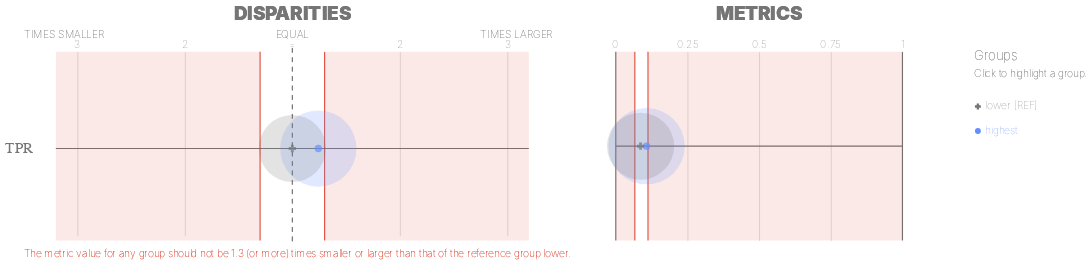

The cell this chart's notebook holds for it:
### Markdown cell above
#### For the score, with post-hoc disparity mitigation

### Code cell
g = Group()
b = Bias()

xtab_mitigated, _ = g.get_crosstabs(mitigated_df[['score', 'label_value', protected_attribute_col]].copy())
bdf_mitigated = b.get_disparity_predefined_groups(xtab_mitigated, original_df=mitigated_df, ref_groups_dict=protected_attribute_ref_group)

ap.disparities_metrics(bdf_mitigated, metrics, protected_attribute_col, fairness_threshold=disparity_threshold)

### Figure 1 — Vega-Lite specification as saved in the notebook (floating-point values rounded to 4 significant figures)
{"config": {"view": {"continuousWidth": 400, "continuousHeight": 300, "strokeWidth": 0}, "axisLeft": {"labelColor": "rgb(117,117,117)", "labelFont": "Arial", "labelFontSize": 16}}, "hconcat": [{"layer": [{"data": {"name": "data-b3bcfd1decd67fb31f95ea5e1bcd9e64"}, "mark": {"type": "rule", "stroke": "rgb(117,117,117)", "strokeWidth": 1.25, "tooltip": ""}, "encoding": {"x": {"type": "quantitative", "field": "x", "scale": {"domain": [-2, 2], "range": [57.0, 513.0]}}, "x2": {"field": "x2"}, "y": {"type": "nominal", "axis": {"domain": false, "labelAngle": 0, "labelPadding": -10, "orient": "left", "ticks": false, "title": ""}, "field": "metric", "scale": {"domain": ["TPR"], "range": [30, 225.0]}}}}, {"data": {"name": "data-79dd248bdaa0ea02c535240e8ad022c8"}, "mark": {"type": "rule", "stroke": "rgb(117,117,117)", "strokeDash": [5, 5], "strokeWidth": 1}, "encoding": {"tooltip": {"value": "lower [REF]"}, "x": {"value": 285.0}, "y": {"value": 20.83}, "y2": {"value": 229.2}}}, {"data": {"name": "data-bf3bbf11504879c3d6556966f4853596"}, "mark": {"type": "text", "align": "center", "color": "rgb(117,117,117)", "font": "Arial", "fontSize": 11, "fontWeight": 100, "tooltip": ""}, "encoding": {"text": {"type": "nominal", "field": "label"}, "x": {"type": "quantitative", "field": "value", "scale": {"domain": [-2, 2], "range": [57.0, 513.0]}}, "y": {"value": 17.5}}}, {"layer": [{"mark": {"type": "text", "align": "right", "fill": "rgb(117,117,117)", "font": "Arial", "fontSize": 11, "fontWeight": 100, "tooltip": ""}, "encoding": {"text": {"value": "TIMES SMALLER"}, "x": {"value": 85.5}, "y": {"value": 7.5}}}, {"mark": {"type": "text", "align": "left", "fill": "rgb(117,117,117)", "font": "Arial", "fontSize": 11, "fontWeight": 100, "tooltip": ""}, "encoding": {"text": {"value": "TIMES LARGER"}, "x": {"value": 484.5}, "y": {"value": 7.5}}}, {"mark": {"type": "text", "align": "center", "fill": "rgb(117,117,117)", "font": "Arial", "fontSize": 11, "fontWeight": 100, "tooltip": ""}, "encoding": {"text": {"value": "EQUAL"}, "x": {"value": 285.0}, "y": {"value": 7.5}}}], "data": {"name": "data-79dd248bdaa0ea02c535240e8ad022c8"}}, {"layer": [{"mark": {"type": "rule", "opacity": 0.8, "stroke": "rgb(217, 46, 28)", "strokeWidth": 1.25, "tooltip": ""}, "encoding": {"x": {"type": "quantitative", "field": "min", "scale": {"domain": [-2, 2], "range": [57.0, 513.0]}}, "y": {"value": 25.0}, "y2": {"value": 225.0}}}, {"mark": {"type": "rule", "opacity": 0.8, "stroke": "rgb(217, 46, 28)", "strokeWidth": 1.25, "tooltip": ""}, "encoding": {"x": {"type": "quantitative", "field": "max", "scale": {"domain": [-2, 2], "range": [57.0, 513.0]}}, "y": {"value": 25.0}, "y2": {"value": 225.0}}}, {"layer": [{"mark": {"type": "rect", "fill": "rgb(217, 46, 28)", "opacity": 0.1, "tooltip": ""}, "encoding": {"x": {"type": "quantitative", "field": "min", "scale": {"domain": [-2, 2], "range": [57.0, 513.0]}}, "x2": {"field": "lower_end"}, "y": {"value": 25.0}, "y2": {"value": 225.0}}}, {"mark": {"type": "rect", "fill": "rgb(217, 46, 28)", "opacity": 0.1, "tooltip": ""}, "encoding": {"x": {"type": "quantitative", "field": "max", "scale": {"domain": [-2, 2], "range": [57.0, 513.0]}}, "x2": {"field": "upper_end"}, "y": {"value": 25.0}, "y2": {"value": 225.0}}}]}, {"data": {"name": "data-79dd248bdaa0ea02c535240e8ad022c8"}, "mark": {"type": "text", "align": "left", "baseline": "top", "fill": "rgb(217, 46, 28)", "font": "Arial", "fontSize": 11, "fontWeight": 100, "tooltip": ""}, "encoding": {"text": {"value": "The metric value for any group should not be 1.3 (or more) times smaller or larger than that of the reference group lower."}, "x": {"value": 0}, "y": {"value": 233.3}}}], "data": {"name": "data-b643063563633c31a45d634da5f365b2"}}, {"layer": [{"mark": "circle"}, {"data": {"name": "data-0723708aeaa24a9875addd912b017670"}, "mark": {"type": "circle", "opacity": 0.2}, "encoding": {"color": {"condition": {"type": "nominal", "field": "attribute_value", "legend": null, "scale": {"domain": ["lower", "highest"], "range": ["rgb(117,117,117)", "rgb(100, 143, 255)", "rgb(254, 97, 0)", "rgb(220, 38, 127)", "rgb(255, 176, 0)", "rgb(120, 94, 240)"]}, "selection": "selector029"}, "value": "rgb(224,224,224)"}, "size": {"type": "quantitative", "field": "group_size", "legend": null, "scale": {"domain": [0, 11970.0], "range": [0, 7854.0]}}, "tooltip": [{"type": "nominal", "field": "attribute_value", "title": "Group"}, {"type": "nominal", "field": "tooltip_group_size", "title": "Group Size"}, {"type": "nominal", "field": "tooltip_disparity_explanation_tpr", "title": "Disparity"}, {"type": "quantitative", "field": "tpr", "format": ".2f", "title": "TPR"}], "x": {"type": "quantitative", "axis": {"domain": false, "labels": false, "ticks": false, "title": null, "values": [-2, -1, 1, 2]}, "field": "tpr_disparity_scaled", "scale": {"domain": [-2, 2], "range": [57.0, 513.0]}}, "y": {"type": "nominal", "axis": {"domain": false, "grid": false, "labels": false, "ticks": false, "title": " "}, "field": "metric_variable", "scale": {"domain": ["TPR"], "range": [30, 225.0]}}}, "selection": {"selector031": {"type": "multi", "empty": "all", "fields": ["attribute_value"]}}, "transform": [{"calculate": "'TPR'", "as": "metric_variable"}]}, {"layer": [{"mark": "point"}, {"data": {"name": "data-0723708aeaa24a9875addd912b017670"}, "mark": {"type": "point", "filled": true, "size": 60}, "encoding": {"color": {"condition": {"type": "nominal", "field": "attribute_value", "legend": null, "scale": {"domain": ["lower", "highest"], "range": ["rgb(117,117,117)", "rgb(100, 143, 255)", "rgb(254, 97, 0)", "rgb(220, 38, 127)", "rgb(255, 176, 0)", "rgb(120, 94, 240)"]}, "selection": "selector029"}, "value": "rgb(224,224,224)"}, "shape": {"type": "nominal", "field": "attribute_value", "legend": null, "scale": {"domain": ["lower", "highest"], "range": ["cross", "circle"]}}, "tooltip": [{"type": "nominal", "field": "attribute_value", "title": "Group"}, {"type": "nominal", "field": "tooltip_group_size", "title": "Group Size"}, {"type": "nominal", "field": "tooltip_disparity_explanation_tpr", "title": "Disparity"}, {"type": "quantitative", "field": "tpr", "format": ".2f", "title": "TPR"}], "x": {"type": "quantitative", "axis": {"domain": false, "labels": false, "ticks": false, "title": null, "values": [-2, -1, 1, 2]}, "field": "tpr_disparity_scaled", "scale": {"domain": [-2, 2], "range": [57.0, 513.0]}}, "y": {"type": "nominal", "axis": {"domain": false, "grid": false, "labels": false, "ticks": false, "title": " "}, "field": "metric_variable", "scale": {"domain": ["TPR"], "range": [30, 225.0]}}}, "selection": {"selector030": {"type": "multi", "empty": "all", "fields": ["attribute_value"]}}, "transform": [{"calculate": "'TPR'", "as": "metric_variable"}]}]}]}, {"data": {"name": "data-79dd248bdaa0ea02c535240e8ad022c8"}, "mark": {"type": "text", "align": "center", "fill": "rgb(117,117,117)", "font": "Arial", "fontSize": 20, "fontWeight": 900, "tooltip": ""}, "encoding": {"text": {"value": "DISPARITIES"}, "x": {"value": 285.0}, "y": {"value": -15}}}], "height": 250, "resolve": {"scale": {"size": "independent", "y": "independent"}}, "width": 570.0}, {"layer": [{"data": {"name": "data-2877b248c93196b56da8c0b23bb53c1d"}, "mark": {"type": "rule", "stroke": "rgb(117,117,117)", "strokeWidth": 1.25, "tooltip": ""}, "encoding": {"x": {"type": "quantitative", "field": "start", "scale": {"domain": [0, 1], "range": [38.0, 342.0]}}, "x2": {"field": "end"}, "y": {"type": "nominal", "axis": {"domain": false, "grid": false, "labels": false, "ticks": false, "title": " "}, "field": "y_position", "scale": {"domain": ["TPR"], "range": [25.0, 225.0]}}}}, {"data": {"name": "data-6cfe259518f6c7b358d8f836a73e6b7f"}, "mark": {"type": "rule", "stroke": "rgb(117,117,117)", "strokeWidth": 1.25, "tooltip": ""}, "encoding": {"x": {"type": "quantitative", "field": "x_position", "scale": {"domain": [0, 1], "range": [38.0, 342.0]}}, "y": {"value": 25.0}, "y2": {"value": 225.0}}}, {"data": {"name": "data-60ed1133fa688d151d36705a369482e0"}, "mark": {"type": "text", "align": "center", "color": "rgb(117,117,117)", "font": "Arial", "fontSize": 11, "fontWeight": 100, "tooltip": ""}, "encoding": {"text": {"type": "nominal", "field": "value"}, "x": {"type": "quantitative", "field": "value", "scale": {"domain": [0, 1], "range": [38.0, 342.0]}}, "y": {"value": 17.5}}}, {"layer": [{"mark": {"type": "rect", "opacity": 0.8, "stroke": "rgb(217, 46, 28)", "strokeWidth": 1.25, "tooltip": ""}, "encoding": {"x": {"type": "quantitative", "field": "lower_threshold_value", "scale": {"domain": [0, 1], "range": [38.0, 342.0]}}, "x2": {"field": "lower_threshold_value"}, "y": {"type": "nominal", "axis": {"domain": false, "grid": false, "labels": false, "ticks": false, "title": " "}, "field": "metric", "scale": {"domain": ["TPR"], "range": [25.0, 225.0]}}}}, {"mark": {"type": "rect", "opacity": 0.8, "stroke": "rgb(217, 46, 28)", "strokeWidth": 1.25, "tooltip": ""}, "encoding": {"x": {"type": "quantitative", "field": "upper_threshold_value", "scale": {"domain": [0, 1], "range": [38.0, 342.0]}}, "x2": {"field": "upper_threshold_value"}, "y": {"type": "nominal", "axis": {"domain": false, "grid": false, "labels": false, "ticks": false, "title": " "}, "field": "metric", "scale": {"domain": ["TPR"], "range": [25.0, 225.0]}}}}, {"layer": [{"mark": {"type": "rect", "fill": "rgb(217, 46, 28)", "opacity": 0.1, "tooltip": ""}, "encoding": {"x": {"type": "quantitative", "field": "lower_threshold_value", "scale": {"domain": [0, 1], "range": [38.0, 342.0]}}, "x2": {"field": "lower_end"}, "y": {"type": "nominal", "axis": {"domain": false, "grid": false, "labels": false, "ticks": false, "title": " "}, "field": "metric", "scale": {"domain": ["TPR"], "range": [25.0, 225.0]}}}}, {"mark": {"type": "rect", "fill": "rgb(217, 46, 28)", "opacity": 0.1, "tooltip": ""}, "encoding": {"x": {"type": "quantitative", "field": "upper_threshold_value", "scale": {"domain": [0, 1], "range": [38.0, 342.0]}}, "x2": {"field": "upper_end"}, "y": {"type": "nominal", "axis": {"domain": false, "grid": false, "labels": false, "ticks": false, "title": " "}, "field": "metric", "scale": {"domain": ["TPR"], "range": [25.0, 225.0]}}}}]}], "data": {"name": "data-e36b44e9e00b9a86d0470cd06f96e234"}}, {"layer": [{"mark": "circle"}, {"data": {"name": "data-0723708aeaa24a9875addd912b017670"}, "mark": {"type": "circle", "opacity": 0.2}, "encoding": {"color": {"condition": {"type": "nominal", "field": "attribute_value", "legend": null, "scale": {"domain": ["lower", "highest"], "range": ["rgb(117,117,117)", "rgb(100, 143, 255)", "rgb(254, 97, 0)", "rgb(220, 38, 127)", "rgb(255, 176, 0)", "rgb(120, 94, 240)"]}, "selection": "selector029"}, "value": "rgb(224,224,224)"}, "size": {"type": "quantitative", "field": "group_size", "legend": null, "scale": {"domain": [0, 11970.0], "range": [0, 7854.0]}}, "tooltip": [{"type": "nominal", "field": "attribute_value", "title": "Group"}, {"type": "nominal", "field": "tooltip_group_size", "title": "Group Size"}, {"type": "nominal", "field": "tooltip_disparity_explanation_tpr", "title": "Disparity"}, {"type": "quantitative", "field": "tpr", "format": ".2f", "title": "TPR"}], "x": {"type": "quantitative", "axis": {"domain": false, "labels": false, "ticks": false, "title": null, "values": [0.25, 0.5, 0.75]}, "field": "tpr", "scale": {"domain": [0, 1], "range": [38.0, 342.0]}}, "y": {"type": "nominal", "axis": {"domain": false, "grid": false, "labels": false, "ticks": false, "title": " "}, "field": "metric_variable", "scale": {"domain": ["TPR"], "range": [25.0, 225.0]}}}, "selection": {"selector033": {"type": "multi", "empty": "all", "fields": ["attribute_value"]}}, "transform": [{"calculate": "'TPR'", "as": "metric_variable"}]}, {"layer": [{"mark": "point"}, {"data": {"name": "data-0723708aeaa24a9875addd912b017670"}, "mark": {"type": "point", "filled": true, "size": 60}, "encoding": {"color": {"condition": {"type": "nominal", "field": "attribute_value", "legend": null, "scale": {"domain": ["lower", "highest"], "range": ["rgb(117,117,117)", "rgb(100, 143, 255)", "rgb(254, 97, 0)", "rgb(220, 38, 127)", "rgb(255, 176, 0)", "rgb(120, 94, 240)"]}, "selection": "selector029"}, "value": "rgb(224,224,224)"}, "shape": {"type": "nominal", "field": "attribute_value", "legend": null, "scale": {"domain": ["lower", "highest"], "range": ["cross", "circle"]}}, "tooltip": [{"type": "nominal", "field": "attribute_value", "title": "Group"}, {"type": "nominal", "field": "tooltip_group_size", "title": "Group Size"}, {"type": "nominal", "field": "tooltip_disparity_explanation_tpr", "title": "Disparity"}, {"type": "quantitative", "field": "tpr", "format": ".2f", "title": "TPR"}], "x": {"type": "quantitative", "axis": {"domain": false, "labels": false, "ticks": false, "title": null, "values": [0.25, 0.5, 0.75]}, "field": "tpr", "scale": {"domain": [0, 1], "range": [38.0, 342.0]}}, "y": {"type": "nominal", "axis": {"domain": false, "grid": false, "labels": false, "ticks": false, "title": " "}, "field": "metric_variable", "scale": {"domain": ["TPR"], "range": [25.0, 225.0]}}}, "selection": {"selector032": {"type": "multi", "empty": "all", "fields": ["attribute_value"]}}, "transform": [{"calculate": "'TPR'", "as": "metric_variable"}]}]}]}, {"data": {"name": "data-79dd248bdaa0ea02c535240e8ad022c8"}, "mark": {"type": "text", "align": "center", "fill": "rgb(117,117,117)", "font": "Arial", "fontSize": 20, "fontWeight": 900, "tooltip": ""}, "encoding": {"text": {"value": "METRICS"}, "x": {"value": 190.0}, "y": {"value": -15}}}, {"layer": [{"mark": {"type": "point", "filled": true, "opacity": 1, "size": 39.48}, "encoding": {"color": {"condition": {"type": "nominal", "field": "attribute_value", "legend": null, "scale": {"domain": ["lower", "highest"], "range": ["rgb(117,117,117)", "rgb(100, 143, 255)", "rgb(254, 97, 0)", "rgb(220, 38, 127)", "rgb(255, 176, 0)", "rgb(120, 94, 240)"]}, "selection": "selector029"}, "value": "rgb(224,224,224)"}, "shape": {"type": "nominal", "field": "attribute_value", "legend": null, "scale": {"domain": ["lower", "highest"], "range": ["cross", "circle"]}}, "x": {"value": 422.0}, "y": {"type": "nominal", "axis": {"domain": false, "grid": false, "labels": false, "ticks": false, "title": " "}, "field": "attribute_value", "scale": {"domain": ["lower", "highest"], "range": [70, 122]}}}, "selection": {"selector029": {"type": "multi", "empty": "all", "fields": ["attribute_value"]}}}, {"mark": {"type": "text", "align": "left", "baseline": "middle", "font": "Arial", "fontSize": 11, "fontWeight": 100}, "encoding": {"color": {"condition": {"type": "nominal", "field": "attribute_value", "legend": null, "scale": {"domain": ["lower", "highest"], "range": ["rgb(117,117,117)", "rgb(100, 143, 255)", "rgb(254, 97, 0)", "rgb(220, 38, 127)", "rgb(255, 176, 0)", "rgb(120, 94, 240)"]}, "selection": "selector029"}, "value": "rgb(224,224,224)"}, "text": {"type": "nominal", "field": "label"}, "x": {"value": 430.0}, "y": {"type": "nominal", "axis": {"domain": false, "grid": false, "labels": false, "ticks": false, "title": " "}, "field": "attribute_value", "scale": {"domain": ["lower", "highest"], "range": [70, 122]}}}, "selection": {"selector034": {"type": "multi", "empty": "all", "fields": ["attribute_value"]}}}, {"data": {"name": "data-79dd248bdaa0ea02c535240e8ad022c8"}, "mark": {"type": "text", "align": "left", "baseline": "middle", "color": "rgb(117,117,117)", "font": "Arial", "fontSize": 11, "fontWeight": 100}, "encoding": {"text": {"value": "Click to highlight a group."}, "x": {"value": 418.0}, "y": {"value": 49}}}, {"data": {"name": "data-79dd248bdaa0ea02c535240e8ad022c8"}, "mark": {"type": "text", "align": "left", "baseline": "middle", "color": "rgb(117,117,117)", "font": "Arial", "fontSize": 14, "fontWeight": 100}, "encoding": {"text": {"value": "Groups"}, "x": {"value": 418.0}, "y": {"value": 30}}}], "data": {"name": "data-a5ebce136adcce28635ff1807ca7d132"}}], "height": 250, "resolve": {"scale": {"y": "independent"}}, "width": 380.0}], "bounds": "flush", "spacing": 20, "$schema": "https://vega.github.io/schema/vega-lite/v4.8.1.json", "datasets": {"data-b3bcfd1decd67fb31f95ea5e1bcd9e64": [{"metric": "TPR", "x": -2.2, "x2": 2.2}], "data-79dd248bdaa0ea02c535240e8ad022c8": [{"a": 1, "b": 0}, {"a": 1, "b": 0}], "data-bf3bbf11504879c3d6556966f4853596": [{"value": -2, "label": 3}, {"value": -1, "label": 2}, {"value": 0, "label": "="}, {"value": 1, "label": 2}, {"value": 2, "label": 3}], "data-b643063563633c31a45d634da5f365b2": [{"min": -0.3, "max": 0.3, "lower_end": -2.2, "upper_end": 2.2}], "data-0723708aeaa24a9875addd912b017670": [{"attribute_name": "poverty_level", "attribute_value": "highest", "group_size": 9973, "total_entities": 17677, "tpr": 0.1073, "tpr_disparity": 1.242, "tpr_disparity_scaled": 0.2419, "tooltip_group_size": "9,973 (56.42%)", "tooltip_disparity_explanation_tpr": "1.24 times larger TPR than the reference group"}, {"attribute_name": "poverty_level", "attribute_value": "lower", "group_size": 7704, "total_entities": 17677, "tpr": 0.08642, "tpr_disparity": 1.0, "tpr_disparity_scaled": 0.0, "tooltip_group_size": "7,704 (43.58%)", "tooltip_disparity_explanation_tpr": "Reference group"}], "data-2877b248c93196b56da8c0b23bb53c1d": [{"y_position": "TPR", "start": 0, "end": 1}], "data-6cfe259518f6c7b358d8f836a73e6b7f": [{"x_position": 0}, {"x_position": 1}], "data-60ed1133fa688d151d36705a369482e0": [{"value": 0.0}, {"value": 0.25}, {"value": 0.5}, {"value": 0.75}, {"value": 1.0}], "data-e36b44e9e00b9a86d0470cd06f96e234": [{"lower_end": 0, "upper_end": 1, "lower_threshold_value": 0.06648, "upper_threshold_value": 0.1124, "metric": "TPR"}], "data-a5ebce136adcce28635ff1807ca7d132": [{"attribute_value": "lower", "label": "lower [REF]"}, {"attribute_value": "highest", "label": "highest"}]}}
